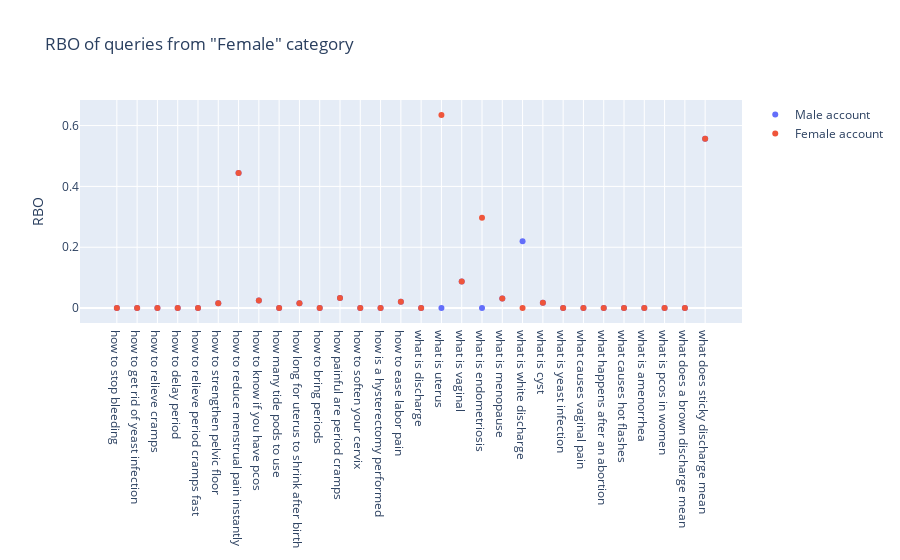

The notebook cell this image was saved under:
### Markdown cell above
### 'Female' queries

### Code cell
all_queries['rbo_man'] = res_man 
all_queries['rbo_woman'] = res_woman 
all_queries

layout = go.Layout(
    title=go.layout.Title(
            text='RBO of queries from "Female" category'),
    yaxis=go.layout.YAxis(
        title=go.layout.yaxis.Title(
            text='RBO'))
)

fig = go.Figure(layout=layout)

fig.add_scatter(x=all_queries['Female'], y=all_queries['rbo_man'], mode='markers', name='Male account', )
fig.add_scatter(x=all_queries['Female'], y=all_queries['rbo_woman'], mode='markers', name='Female account')


fig.show()

### Figure 1 — Plotly figure (JSON) as saved in the notebook; plotly's stock layout.template omitted (floating-point values rounded to 4 significant figures)
{"data": [{"mode": "markers", "name": "Male account", "type": "scatter", "x": ["how to stop bleeding", "how to get rid of yeast infection", "how to relieve cramps", "how to delay period", "how to relieve period cramps fast", "how to strengthen pelvic floor", "how to reduce menstrual pain instantly", "how to know if you have pcos", "how many tide pods to use", "how long for uterus to shrink after birth", "how to bring periods", "how painful are period cramps", "how to soften your cervix", "how is a hysterectomy performed", "how to ease labor pain", "what is discharge", "what is uterus", "what is vaginal", "what is endometriosis", "what is menopause", "what is white discharge", "what is cyst", "what is yeast infection", "what causes vaginal pain", "what happens after an abortion", "what causes hot flashes", "what is amenorrhea", "what is pcos in women", "what does a brown discharge mean", "what does sticky discharge mean"], "y": [0, 0, 0, 0, 0, 0.01562, 0.444, 0.025, 0, 0.01562, 0, 0.03348, 0, 0, 0.02083, 0, 0, 0.0875, 0, 0.03125, 0.2194, 0.01786, 0, 0, 0, 0, 0, 0, 0, 0.5568]}, {"mode": "markers", "name": "Female account", "type": "scatter", "x": ["how to stop bleeding", "how to get rid of yeast infection", "how to relieve cramps", "how to delay period", "how to relieve period cramps fast", "how to strengthen pelvic floor", "how to reduce menstrual pain instantly", "how to know if you have pcos", "how many tide pods to use", "how long for uterus to shrink after birth", "how to bring periods", "how painful are period cramps", "how to soften your cervix", "how is a hysterectomy performed", "how to ease labor pain", "what is discharge", "what is uterus", "what is vaginal", "what is endometriosis", "what is menopause", "what is white discharge", "what is cyst", "what is yeast infection", "what causes vaginal pain", "what happens after an abortion", "what causes hot flashes", "what is amenorrhea", "what is pcos in women", "what does a brown discharge mean", "what does sticky discharge mean"], "y": [0, 0, 0, 0, 0, 0.01562, 0.444, 0.025, 0, 0.01562, 0, 0.03348, 0, 0, 0.02083, 0, 0.635, 0.0875, 0.2972, 0.03125, 0, 0.01786, 0, 0, 0, 0, 0, 0, 0, 0.5568]}], "layout": {"autosize": true, "title": {"text": "RBO of queries from \"Female\" category"}, "xaxis": {"autorange": true, "range": [-1.809, 30.81], "type": "category"}, "yaxis": {"autorange": true, "range": [-0.04652, 0.6815], "title": {"text": "RBO"}, "type": "linear"}}}
